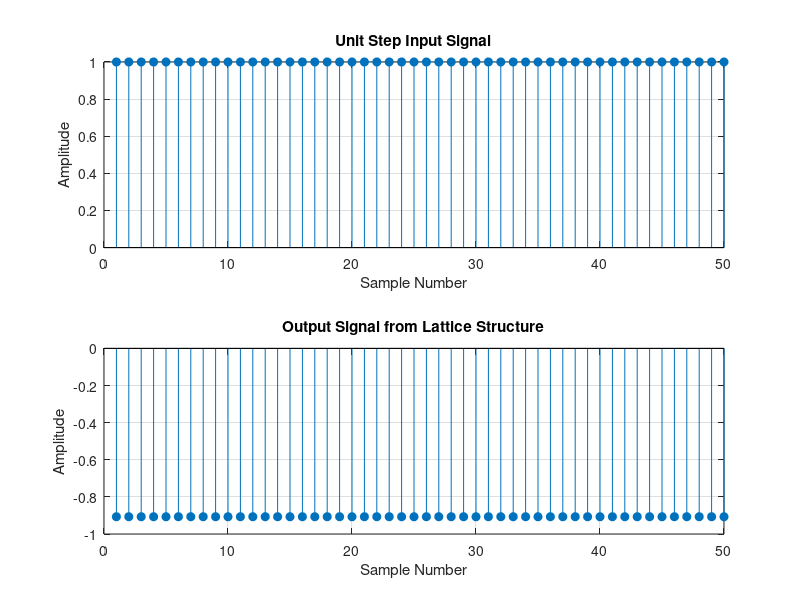

MATLAB code to generate this figure:
% MATLAB Code to convert FIR filter to Lattice structure and simulate output

% Clear workspace
clear; clc; close all;

% Define FIR filter coefficients
b = [1, -0.7, 0.55]; % Coefficients of H(z)

% Number of coefficients
N = length(b);

% Initialize lattice parameters
k = zeros(1, N-1);
% The reflection coefficients for the FIR filter
k(1) = -b(2) / b(1); % First reflection coefficient
for n = 2:N-1
    k(n) = -b(n+1) / (b(1) + sum(b(2:n) .* k(1:n-1)));
end

% Display the reflection coefficients
disp('Reflection coefficients (k):');
disp(k);

% Create a unit step input signal
N_samples = 50; % Number of samples
u = ones(1, N_samples); % Unit step input signal

% Initialize output signal
y = zeros(1, N_samples);

% Lattice filter implementation
for n = 1:N_samples
    % Initialize the input to the lattice structure
    x = u(n);
    
    % Compute the output using the lattice structure
    for m = 1:N-1
        % Update output signal
        y(n) = y(n) + (k(m) * x);
        
        % Update the input for the next stage
        x = x + k(m) * y(n);
    end
end

% Plotting the results
figure;
subplot(2,1,1);
stem(u, 'filled');
title('Unit Step Input Signal');
xlabel('Sample Number');
ylabel('Amplitude');
grid on;

subplot(2,1,2);
stem(y, 'filled');
title('Output Signal from Lattice Structure');
xlabel('Sample Number');
ylabel('Amplitude');
grid on;

% Display the output signal
disp('Output Signal:');
disp(y);
